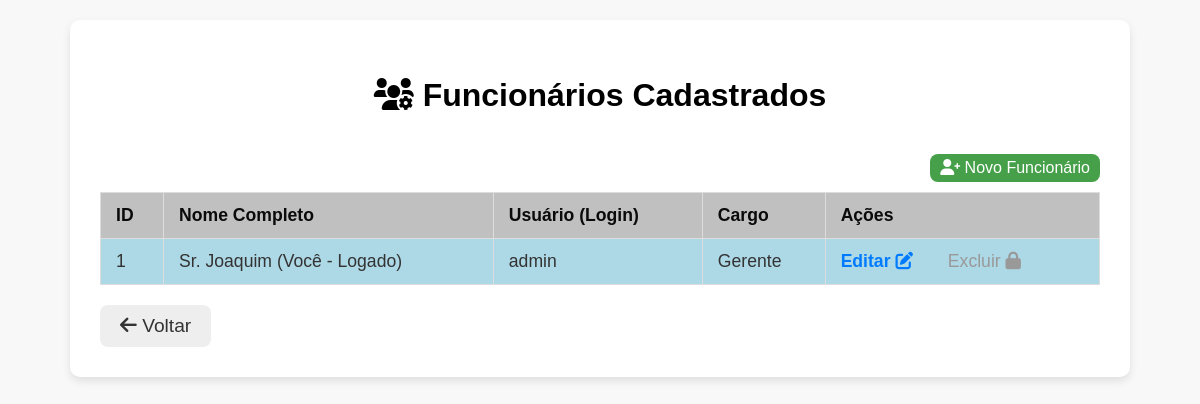
Page /lista/funcionarios (signed in) on the committed database.
### app.py (models this page shows, shortened)
class Funcionario(db.Model):
    id = db.Column(db.Integer, primary_key=True)
    username = db.Column(db.String(80), unique=True, nullable=False)
    password = db.Column(db.String(120), nullable=False)
    nome = db.Column(db.String(100), nullable=False)
    cargo = db.Column(db.String(50), nullable=False)

### app.py (the view)
@app.route('/lista/funcionarios', methods=['GET'])
def lista_funcionarios():
    if not check_login() is None:
        return check_login()
    funcionarios = db.session.execute(select(Funcionario).order_by(Funcionario.nome)).scalars().all()
    return render_template('lista_funcionarios.html', funcionarios=funcionarios)

### app.py (called while the page is built)
def check_login():
    if 'user_id' not in session:
        flash('Por favor, faça login para acessar o sistema.', 'error')
        return redirect(url_for('login'))
    return None # Retorna None se estiver logado

### templates/lista_funcionarios.html (shortened to what this page needs)
<!DOCTYPE html>
<html lang="pt-br">
<head>
 <link rel="stylesheet" href="https://cdnjs.cloudflare.com/ajax/libs/font-awesome/6.0.0/css/all.min.css">
        </head>
    <body>
        <div class="container">
        <h2><i class="fas fa-users-cog"></i> Funcionários Cadastrados</h2>
        <a href="{{ url_for('cadastro_funcionario') }}" class="add-button">
        <i class="fas fa-user-plus"></i> Novo Funcionário
        </a>
        <table>
            <thead>
                <tr>
                    <th>ID</th>
                    <th>Nome Completo</th>
                    <th>Usuário (Login)</th>
                    <th>Cargo</th>
                    <th>Ações</th>
                </tr>
            </thead>
            <tbody>
                {% for f in funcionarios %}
                <tr {% if f.id == session.get('user_id') %}class="highlight"{% endif %}>
                <td>{{ f.id }}</td>
                <td>{{ f.nome }} {% if f.id == session.get('user_id') %}(Você - Logado){% endif %}</td>
                <td>{{ f.username }}</td>
                <td>{{ f.cargo }}</td>
                <td class="actions">
                <a href="{{ url_for('editar_funcionario', funcionario_id=f.id) }}" title="Editar {{ f.nome }}">
                Editar <i class="fas fa-edit"></i>
                </a>
                {% if f.id != session.get('user_id') %}
            <form method="POST" action="{{ url_for('excluir_funcionario', funcionario_id=f.id) }}"
                style="display: inline;"
                onsubmit="return confirmarExclusao('{{ f.nome }}');">
                <button type="submit" style="color: red; background: none; border: none; cursor: pointer; font-size: 1em; padding: 0;">
                        Excluir <i class="fas fa-trash-alt"></i>
                </button>
            </form>
                {% else %}
                <span style="color: #999; margin-left: 15px;" title="Não é possível excluir seu próprio usuário.">
                Excluir <i class="fas fa-lock"></i>
                </span>
                {% endif %}
                </td>
                </tr>
                {% else %}
                <tr>
                <td colspan="5" style="text-align: center;">Nenhum funcionário cadastrado. Clique em "Novo Funcionário" para começar.</td>
                </tr>
                {% endfor %}
            </tbody>
        </table>
        <a href="{{ url_for('menu_funcionarios') }}" class="back-link">
    <i class="fas fa-arrow-left"></i> Voltar
    </a>
        </div>
    </body>
    </html>

### templates/lista_funcionarios.html (style rules this page uses)
body { font-family: Arial, sans-serif; background-color: #F8F8F8; color: #333; margin: 0; padding: 20px; }
.container { max-width: 1000px; margin: 0 auto; background-color: #FFF; padding: 30px; border-radius: 10px; box-shadow: 0 4px 8px rgba(0, 0, 0, 0.1); }
h2 { font-size: 2em; text-align: center; color: #000; margin-bottom: 20px; }
table { width: 100%; border-collapse: collapse; margin-top: 60px; font-size: 1.1em; }
th, td { border: 1px solid #DDD; padding: 12px 15px; text-align: left; }
th { background-color: #c0c0c0; color: #0a0a0a; font-weight: bold; font-family: Arial, sans-serif; }
.highlight { background-color: #ADD8E6 !important; }
.actions a { text-decoration: none; color: #007BFF; margin-right: 15px; font-weight: bold; }
.back-link, .add-button { display: inline-block; margin-top: 20px; padding: 10px 20px; border-radius: 8px; text-decoration: none; font-size: 1.2em; transition: opacity 0.3s; }
.back-link { background-color: #EEE; color: #333; }
.add-button { background-color: #45a049; color: white; float: right; font-size: 1em; padding: 5px 10px; margin-bottom: 10px; }

### rows in the picture
Funcionario: id "1", nome "Sr. Joaquim", shows "(Você - Logado)", username "admin", cargo "Gerente", shows "Excluir"
